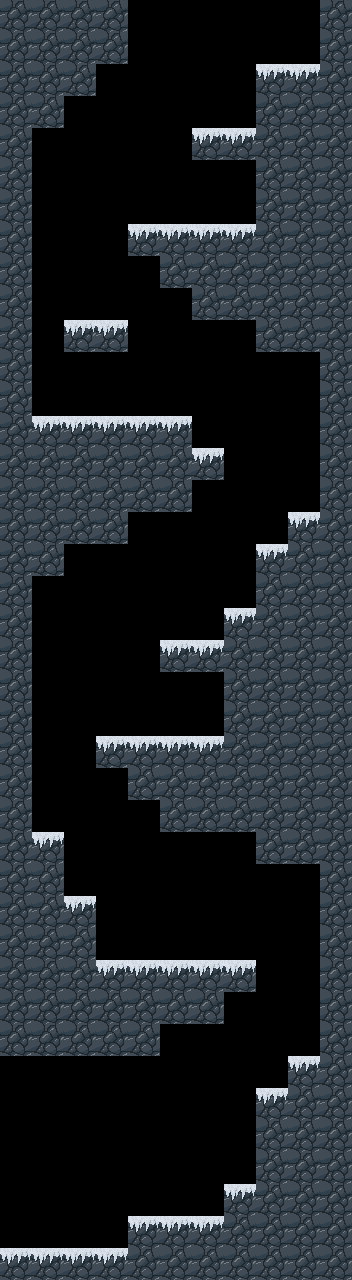

A 2D game scene composited from a Tiled map and its tileset images. What follows is a short description and the map's XML, with each tile layer's data collapsed to a summary:
An orthogonal 11x40 tile map with 32x32 px tiles, 1 tile layer (Tile Layer 1).

<map version="1.0" orientation="orthogonal" width="11" height="40" tilewidth="32" tileheight="32">
 <tileset firstgid="1" name="snowy" tilewidth="32" tileheight="32">
  <image source="../tilesets/snowy.png" width="256" height="256" />
 </tileset>
 <layer name="Tile Layer 1" width="11" height="40">
  <data>[440 cells, 221 non-empty, 2 distinct tile ids]</data>
 </layer>
</map>